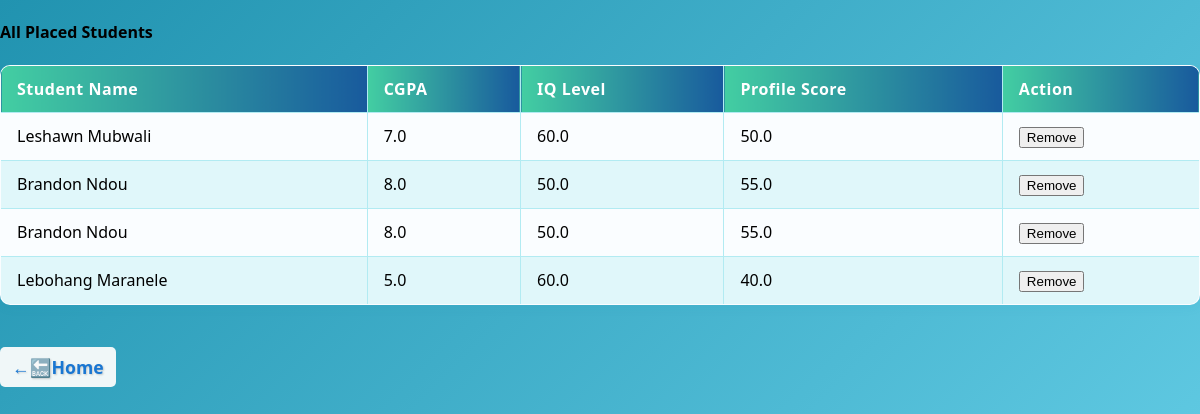
The app's page /my_placed_students (signed in), older data.
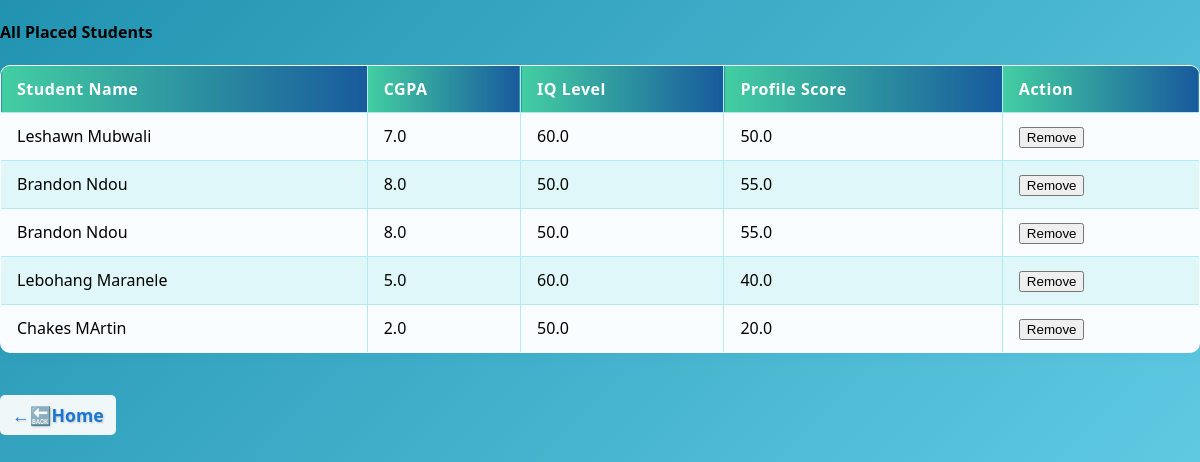
The same page, newer data.
### tables this page shows
CREATE TABLE placed_students(
        Id INTEGER PRIMARY KEY AUTOINCREMENT,
        User_id INTEGER,
        Student_name TEXT NOT NULL,
        CGPA REAL,
        IQ_level REAL,
        Profile_score REAL,
        FOREIGN KEY(User_id) REFERENCES users(id)
    );

### app.py (the view)
@app.route("/my_placed_students")
@login_required
def my_placed_students():
    user_id=session.get("user_id")
    conn=get_db_connection()
    placed_students=conn.execute("SELECT * FROM placed_students WHERE User_id=?", (user_id,)).fetchall()
    conn.close()
    return render_template("my_placed_students.html", placed_students=placed_students)

### app.py (called while the page is built)
def get_db_connection():
    conn=sqlite3.connect(DATABASE)
    conn.row_factory=sqlite3.Row
    return conn

def login_required(f):
    @wraps(f)
    def wrapper(*args,**kwargs):
        if "user_id" not in session:
            flash("Please log in to continue.","warning")
            return redirect(url_for("login"))
        return f(*args,**kwargs)
    return wrapper

### templates/my_placed_students.html (shortened to what this page needs)
<!DOCTYPE html>
<html>
<head>
</head>
<body>
    {% if placed_students %}
<h4 class="mt-5 mb-3">All Placed Students</h4>
<div style="overflow-x:auto;">
  <table class="table" border="1" cellpadding="8" style="width:100%;background:#fafdff">
    <thead>
      <tr style="background: linear-gradient(90deg,#43cea2 0%, #185a9d 100%); color:#fff;">
        <th>Student Name</th>
        <th>CGPA</th>
        <th>IQ Level</th>
        <th>Profile Score</th>
        <th>Action</th>
      </tr>
    </thead>
    <tbody>
      {% for student in placed_students %}
      <tr>
        <td>{{ student.Student_name }}</td>
        <td>{{ student.CGPA }}</td>
        <td>{{ student.IQ_level }}</td>
        <td>{{ student.Profile_score }}</td>
        <td>
            <form method="post" style="display:inline;">
              <button type="submit" class="remove-btn" onclick="return confirm('Are you sure want to remove {{ student.Student_name }}?')">Remove</button>
            </form>
        </td>
      </tr>
      {% endfor %}
    </tbody>
  </table>
  <a style="margin-top: 20px; display: inline-block; background-color: #f0f7f8; text-shadow: 1px 1px 2px rgba(0,0,0,0.2);
  border-radius: 5px; padding: 8px 12px;" href="{{ url_for('home')}}" class="back-link" >&larr;🔙Home</a>
</div>
{% else %}
  <p class="mt-5">No students placed yet!</p>
{% endif %}
</body>
</html>

### templates/my_placed_students.html (style rules this page uses)
body { font-family: 'Segoe UI', Arial, sans-serif; margin: 0; padding: 0; background: linear-gradient(135deg, #2193b0 0%, #6dd5ed 100%); min-height: 100vh; }
table { border-collapse: collapse; width: 100%; background: #fafdff; margin-bottom: 22px; border-radius: 10px; overflow: hidden; box-shadow: 0 2px 12px rgba(33,147,176,0.07); }
th, td { border: 1px solid #b2ebf2; padding: 12px 16px; text-align: left; }
th { background: linear-gradient(90deg, #43cea2 0%, #185a9d 100%); color: #fff; font-weight: 600; letter-spacing: 0.5px; }
tr:nth-child(even) { background: #e0f7fa; }
.back-link { text-decoration: none; color: #1976d2; font-weight: bold; font-size: 1.1em; margin-top: 10px; display: inline-block; }

Row changes from the older to the newer data that the page shows:
added placed_students: Student_name "Chakes MArtin", CGPA "2.0", IQ_level "50.0", Profile_score "20.0"
